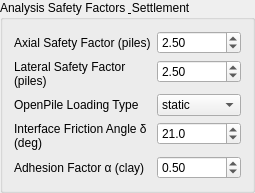
                          <widget class="QGroupBox" name="grp_pile_fs">
                            <property name="title">
                              <string>Analysis Safety Factors &amp; Settlement</string>
                            </property>
                            <layout class="QFormLayout" name="form_pile_fs">
                              <item row="0" column="0">
                                <widget class="QLabel" name="lbl_spin_FS_pile_axial">
                                  <property name="text">
                                    <string>Axial Safety Factor (piles)</string>
                                  </property>
                                  <property name="wordWrap">
                                    <bool>true</bool>
                                  </property>
                                </widget>
                              </item>
                              <item row="0" column="1">
                                <widget class="QDoubleSpinBox" name="spin_FS_pile_axial">
                                  <property name="decimals">
                                    <number>2</number>
                                  </property>
                                  <property name="minimum">
                                    <double>0.0</double>
                                  </property>
                                  <property name="maximum">
                                    <double>1000000.0</double>
                                  </property>
                                  <property name="singleStep">
                                    <double>0.1</double>
                                  </property>
                                  <property name="value">
                                    <double>2.5</double>
                                  </property>
                                </widget>
                              </item>
                              <item row="1" column="0">
                                <widget class="QLabel" name="lbl_spin_FS_pile_lateral">
                                  <property name="text">
                                    <string>Lateral Safety Factor (piles)</string>
                                  </property>
                                  <property name="wordWrap">
                                    <bool>true</bool>
                                  </property>
                                </widget>
                              </item>
                              <item row="1" column="1">
                                <widget class="QDoubleSpinBox" name="spin_FS_pile_lateral">
                                  <property name="decimals">
                                    <number>2</number>
                                  </property>
                                  <property name="minimum">
                                    <double>0.0</double>
                                  </property>
                                  <property name="maximum">
                                    <double>1000000.0</double>
                                  </property>
                                  <property name="singleStep">
                                    <double>0.1</double>
                                  </property>
                                  <property name="value">
                                    <double>2.5</double>
                                  </property>
                                </widget>
                              </item>
                              <item row="2" column="0">
                                <widget class="QLabel" name="lbl_combo_pile_loading_type">
                                  <property name="text">
                                    <string>OpenPile Loading Type</string>
                                  </property>
                                  <property name="wordWrap">
                                    <bool>true</bool>
                                  </property>
                                </widget>
                              </item>
                              <item row="2" column="1">
                                <widget class="QComboBox" name="combo_pile_loading_type">
                                  <item>
                                    <property name="text">
                                      <string>static</string>
                                    </property>
                                  </item>
                                  <item>
                                    <property name="text">
                                      <string>cyclic</string>
                                    </property>
                                  </item>
                                  <property name="currentIndex">
                                    <number>0</number>
                                  </property>
                                </widget>
                              </item>
                              <item row="3" column="0">
                                <widget class="QLabel" name="lbl_spin_delta_pile_axial">
                                  <property name="text">
                                    <string>Interface Friction Angle δ (deg)</string>
                                  </property>
                                  <property name="wordWrap">
                                    <bool>true</bool>
                                  </property>
                                </widget>
                              </item>
                              <item row="3" column="1">
                                <widget class="QDoubleSpinBox" name="spin_delta_pile_axial">
                                  <property name="decimals">
                                    <number>1</number>
                                  </property>
                                  <property name="minimum">
                                    <double>0.0</double>
                                  </property>
                                  <property name="maximum">
                                    <double>1000000.0</double>
                                  </property>
                                  <property name="singleStep">
                                    <double>1.0</double>
                                  </property>
                                  <property name="value">
                                    <double>21.0</double>
                                  </property>
                                </widget>
                              </item>
                              <item row="4" column="0">
                                <widget class="QLabel" name="lbl_spin_alpha_pile_axial">
                                  <property name="text">
                                    <string>Adhesion Factor α (clay)</string>
                                  </property>
                                  <property name="wordWrap">
                                    <bool>true</bool>
                                  </property>
                                </widget>
                              </item>
                              <item row="4" column="1">
                                <widget class="QDoubleSpinBox" name="spin_alpha_pile_axial">
                                  <property name="decimals">
                                    <number>2</number>
                                  </property>
                                  <property name="minimum">
                                    <double>0.0</double>
                                  </property>
                                  <property name="maximum">
                                    <double>1000000.0</double>
                                  </property>
                                  <property name="singleStep">
                                    <double>0.05</double>
                                  </property>
                                  <property name="value">
                                    <double>0.5</double>
                                  </property>
                                </widget>
                              </item>
                            </layout>
                          </widget>
